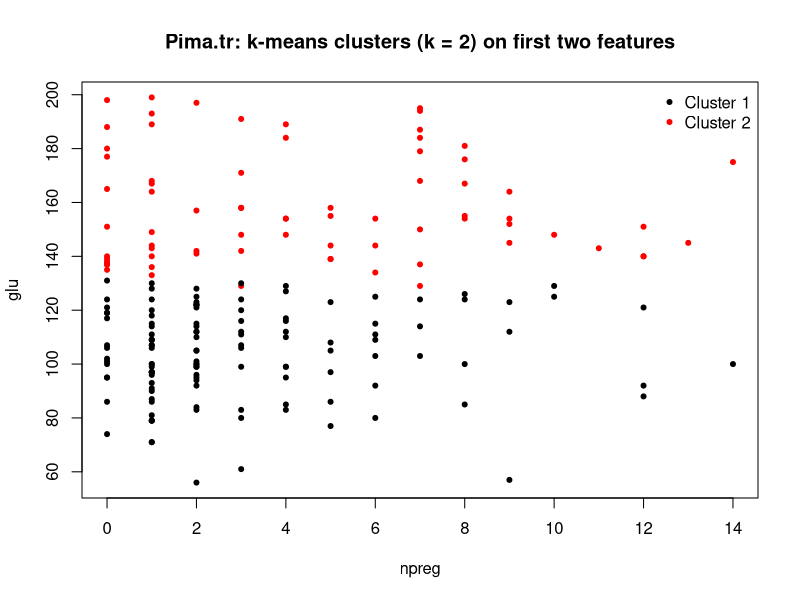

The R source for this figure:
###############################################################################
## ST4060, 2023_2024_Q4
###############################################################################
library(MASS)

x <- Pima.tr
x$type <- NULL # feature matrix
y <- Pima.tr$type # response (Yes / No)


###############################################################################
# a). Is this a regression or classification problem?
###############################################################################
# y contains diabetes status ("Yes"/"No"), i.e. a categorical / binary outcome.
# Predicting y from the numeric measurements in x is therefore a
# CLASSIFICATION problem, not regression.


###############################################################################
# b). k-means clustering of x into k = 2 clusters
###############################################################################
set.seed(4060)

k <- 2
km2 <- kmeans(x, centers = k, nstart = 50)

# (b)(i) Confusion matrix between cluster labels and true classes y
table(cluster = km2$cluster, class = y)

# (b)(ii) Scatterplot of x[,1:2] with points coloured by cluster
{
  plot(x[, 1:2],
       col = c("black", "red")[km2$cluster], # black/red by cluster
       pch = 20, # filled circles
       xlab = colnames(x)[1],
       ylab = colnames(x)[2],
       main = "Pima.tr: k-means clusters (k = 2) on first two features")
  
  legend("topright",
         legend = paste("Cluster", 1:2),
         col    = c("black", "red"),
         pch    = 20,
         bty    = "n")
}



###############################################################################
# c). Comment on spatial distribution and cluster membership
###############################################################################
# From the scatterplot (npreg vs glu), the two clusters separate mainly in the
# vertical direction: red points (cluster 2) tend to have higher glucose (glu),
# while black points (cluster 1) have lower glu values.
# There is substantial overlap in npreg (horizontal direction), so number of
# pregnancies does not drive the clustering as strongly as glucose.
# This suggests k-means has primarily partitioned the data into "low–glu" and
# "high–glu" groups, which we would expect to be related to diabetes status.



###############################################################################
# d). Scaled PCA on x: number of PCs capturing 90% of the information
###############################################################################
pca_sc <- prcomp(x, scale. = TRUE)

# Proportion of variance explained by each PC
sdev2_sc <- pca_sc$sdev^2
prop_sc <- sdev2_sc / sum(sdev2_sc)
cumprop_sc <- cumsum(prop_sc)

pca_summary_sc <- data.frame(
  PC = seq_along(prop_sc),
  PropVar = prop_sc,
  CumProp = cumprop_sc
)
pca_summary_sc

# Smallest number of PCs needed to reach 90% cumulative variance:
num_pc_90 <- which(cumprop_sc >= 0.90)[1]
num_pc_90
# In the exam: quote num_pc_90 and justify by saying that the cumulative
# proportion of variance from scaled PCA first exceeds 90% at that PC.
# 5, the cumulative proportion of variance from scaled PCA first exceeds 90% at this PC.


###############################################################################
# e). Unscaled PCA on x: variables mainly influencing first two PCs
###############################################################################
pca_un <- prcomp(x, scale. = FALSE)
loadings_12 <- pca_un$rotation[, 1:2]
loadings_12
# Variables with the largest absolute loadings in each column
# are the ones that mainly influence PC1 and PC2:
apply(abs(loadings_12), 2, function(z) names(z)[order(z, decreasing = TRUE)])

# In the exam:
# - State which variables have the largest |loading| on PC1 and on PC2.
# - Justify by noting that in PCA, the contribution of each original
#   feature to a component is given by its loading; large |loadings|
#   mean that feature is most influential for that principal component.
# - Because PCA here is UNscaled (covariance-based), variables with
#   larger raw variance tend to dominate the first components.

# In this specific case. 
# For PC1, the largest absolute loadings are for:
#   glu, age, and bp  (then skin, bmi, ...)
# so PC1 is mainly a contrast driven by glucose level, age and blood pressure.
#
# For PC2, the largest absolute loadings are for:
#   skin, bp, age, and bmi
# so PC2 is mainly influenced by skin thickness and blood pressure, with
# additional contribution from age and BMI.
#
# Justification:
# In PCA, the contribution of each original variable to a principal component
# is measured by its loading; variables with the largest absolute loadings are
# the most influential on that component. Because this PCA is UNscaled, PCs
# are also dominated by variables with larger raw variance (e.g. glu, skin).
